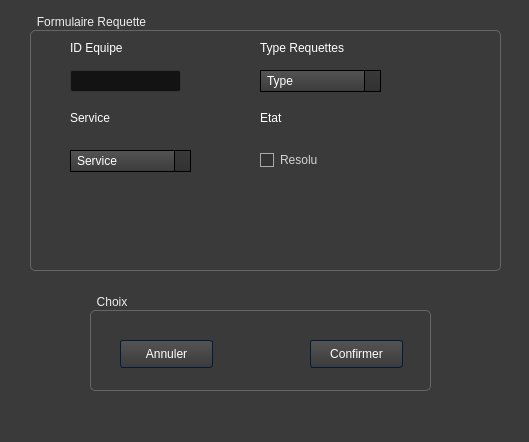
<?xml version="1.0" encoding="UTF-8"?>
<ui version="4.0">
 <class>ModW</class>
 <widget class="QDialog" name="ModW">
  <property name="geometry">
   <rect>
    <x>0</x>
    <y>0</y>
    <width>529</width>
    <height>442</height>
   </rect>
  </property>
  <property name="windowTitle">
   <string>Dialog</string>
  </property>
  <property name="styleSheet">
   <string notr="true">/*-----QWidget-----*/
QWidget
{
	background-color: #3a3a3a;
	color: #fff;
	selection-background-color: #b78620;
	selection-color: #000;

}


/*-----QLabel-----*/
QLabel
{
	background-color: transparent;
	color: #fff;

}


/*-----QMenuBar-----*/
QMenuBar 
{
	background-color: qlineargradient(spread:repeat, x1:1, y1:0, x2:1, y2:1, stop:0 rgba(57, 57, 57, 255),stop:1 rgba(50, 50, 50, 255));
	border: 1px solid #000;
	color: #fff;

}


QMenuBar::item 
{
	background-color: transparent;

}


QMenuBar::item:selected 
{
	background-color: rgba(183, 134, 32, 20%);
	border: 1px solid #b78620;
	color: #fff;

}


QMenuBar::item:pressed 
{
	background-color: rgb(183, 134, 32);
	border: 1px solid #b78620;
	color: #fff;

}


/*-----QMenu-----*/
QMenu
{
    background-color: qlineargradient(spread:repeat, x1:1, y1:0, x2:1, y2:1, stop:0 rgba(57, 57, 57, 255),stop:1 rgba(50, 50, 50, 255));
    border: 1px solid #222;
    padding: 4px;
	color: #fff;

}


QMenu::item
{
    background-color: transparent;
    padding: 2px 20px 2px 20px;

}


QMenu::separator
{
   	background-color: rgb(183, 134, 32);
	height: 1px;

}


QMenu::item:disabled
{
    color: #555;
    background-color: transparent;
    padding: 2px 20px 2px 20px;

}


QMenu::item:selected
{
	background-color: rgba(183, 134, 32, 20%);
	border: 1px solid #b78620;
	color: #fff;

}


/*-----QToolBar-----*/
QToolBar
{
	background-color: qlineargradient(spread:repeat, x1:1, y1:0, x2:1, y2:1, stop:0 rgba(69, 69, 69, 255),stop:1 rgba(58, 58, 58, 255));
	border-top: none;
	border-bottom: 1px solid #4f4f4f;
	border-left: 1px solid #4f4f4f;
	border-right: 1px solid #4f4f4f;

}


QToolBar::separator
{
	background-color: #2e2e2e;
	width: 1px;

}


/*-----QToolButton-----*/
QToolButton 
{
	background-color: transparent;
	color: #fff;
	padding: 5px;
	padding-left: 8px;
	padding-right: 8px;
	margin-left: 1px;
}


QToolButton:hover
{
	background-color: rgba(183, 134, 32, 20%);
	border: 1px solid #b78620;
	color: #fff;
	
}


QToolButton:pressed
{
	background-color: qlineargradient(spread:repeat, x1:1, y1:0, x2:1, y2:1, stop:0 rgba(57, 57, 57, 255),stop:1 rgba(50, 50, 50, 255));
	border: 1px solid #b78620;

}


QToolButton:checked
{
	background-color: qlineargradient(spread:repeat, x1:1, y1:0, x2:1, y2:1, stop:0 rgba(57, 57, 57, 255),stop:1 rgba(50, 50, 50, 255));
	border: 1px solid #222;
}


/*-----QPushButton-----*/
QPushButton
{
	background-color: qlineargradient(spread:repeat, x1:1, y1:0, x2:1, y2:1, stop:0 rgba(84, 84, 84, 255),stop:1 rgba(59, 59, 59, 255));
	color: #ffffff;
	min-width: 80px;
	border-style: solid;
	border-width: 1px;
	border-radius: 3px;
	border-color: #051a39;
	padding: 5px;

}


QPushButton::flat
{
	background-color: transparent;
	border: none;
	color: #fff;

}


QPushButton::disabled
{
	background-color: #404040;
	color: #656565;
	border-color: #051a39;

}


QPushButton::hover
{
	background-color: rgba(183, 134, 32, 20%);
	border: 1px solid #b78620;

}


QPushButton::pressed
{
	background-color: qlineargradient(spread:repeat, x1:1, y1:0, x2:1, y2:1, stop:0 rgba(74, 74, 74, 255),stop:1 rgba(49, 49, 49, 255));
	border: 1px solid #b78620;

}


QPushButton::checked
{
	background-color: qlineargradient(spread:repeat, x1:1, y1:0, x2:1, y2:1, stop:0 rgba(74, 74, 74, 255),stop:1 rgba(49, 49, 49, 255));
	border: 1px solid #222;

}


/*-----QLineEdit-----*/
QLineEdit
{
	background-color: #131313;
	color : #eee;
	border: 1px solid #343434;
	border-radius: 2px;
	padding: 3px;
	padding-left: 5px;

}


/*-----QPlainTExtEdit-----*/
QPlainTextEdit
{
	background-color: #131313;
	color : #eee;
	border: 1px solid #343434;
	border-radius: 2px;
	padding: 3px;
	padding-left: 5px;

}


/*-----QTabBar-----*/
QTabBar::tab
{
	background-color: qlineargradient(spread:repeat, x1:1, y1:0, x2:1, y2:1, stop:0 rgba(84, 84, 84, 255),stop:1 rgba(59, 59, 59, 255));
	color: #ffffff;
	border-style: solid;
	border-width: 1px;
	border-color: #666;
	border-bottom: none;
	padding: 5px;
	padding-left: 15px;
	padding-right: 15px;

}


QTabWidget::pane 
{
	background-color: red;
	border: 1px solid #666;
	top: 1px;

}


QTabBar::tab:last
{
	margin-right: 0; 

}


QTabBar::tab:first:!selected
{
	background-color: #0c0c0d;
	margin-left: 0px;

}


QTabBar::tab:!selected
{
	color: #b1b1b1;
	border-bottom-style: solid;
	background-color: #0c0c0d;

}


QTabBar::tab:selected
{
	margin-bottom: 0px;

}


QTabBar::tab:!selected:hover
{
	border-top-color: #b78620;

}


/*-----QComboBox-----*/
QComboBox
{
    background-color: qlineargradient(spread:repeat, x1:1, y1:0, x2:1, y2:1, stop:0 rgba(84, 84, 84, 255),stop:1 rgba(59, 59, 59, 255));
    border: 1px solid #000;
    padding-left: 6px;
    color: #ffffff;
    height: 20px;

}


QComboBox::disabled
{
	background-color: #404040;
	color: #656565;
	border-color: #051a39;

}


QComboBox:on
{
    background-color: #b78620;
	color: #000;

}


QComboBox QAbstractItemView
{
    background-color: #383838;
    color: #ffffff;
    border: 1px solid black;
    selection-background-color: #b78620;
    outline: 0;

}


QComboBox::drop-down
{
	background-color: qlineargradient(spread:repeat, x1:1, y1:0, x2:1, y2:1, stop:0 rgba(57, 57, 57, 255),stop:1 rgba(50, 50, 50, 255));
    subcontrol-origin: padding;
    subcontrol-position: top right;
    width: 15px;
    border-left-width: 1px;
    border-left-color: black;
    border-left-style: solid; 

}


QComboBox::down-arrow
{
    image: url(://arrow-down.png);
    width: 8px;
    height: 8px;
}


/*-----QSpinBox &amp; QDateTimeEdit-----*/
QSpinBox,
QDateTimeEdit 
{
    background-color: #131313;
	color : #eee;
	border: 1px solid #343434;
	padding: 3px;
	padding-left: 5px;
    border-radius : 2px;

}


QSpinBox::up-button, 
QDateTimeEdit::up-button
{
	border-top-right-radius:2px;
	background-color: #777777;
    width: 16px; 
    border-width: 1px;

}


QSpinBox::up-button:hover, 
QDateTimeEdit::up-button:hover
{
	background-color: #585858;

}


QSpinBox::up-button:pressed, 
QDateTimeEdit::up-button:pressed
{
	background-color: #252525;
    width: 16px; 
    border-width: 1px;

}


QSpinBox::up-arrow,
QDateTimeEdit::up-arrow
{
    image: url(://arrow-up.png);
    width: 7px;
    height: 7px;

}


QSpinBox::down-button, 
QDateTimeEdit::down-button
{
	border-bottom-right-radius:2px;
	background-color: #777777;
    width: 16px; 
    border-width: 1px;

}


QSpinBox::down-button:hover, 
QDateTimeEdit::down-button:hover
{
	background-color: #585858;

}


QSpinBox::down-button:pressed, 
QDateTimeEdit::down-button:pressed
{
	background-color: #252525;
    width: 16px; 
    border-width: 1px;

}


QSpinBox::down-arrow,
QDateTimeEdit::down-arrow
{
    image: url(://arrow-down.png);
    width: 7px;
    height: 7px;

}


/*-----QGroupBox-----*/
QGroupBox 
{
    border: 1px solid;
    border-color: #666666;
	border-radius: 5px;
    margin-top: 20px;

}


QGroupBox::title  
{
    background-color: transparent;
    color: #eee;
    subcontrol-origin: margin;
    padding: 5px;
	border-top-left-radius: 3px;
	border-top-right-radius: 3px;

}


/*-----QHeaderView-----*/
QHeaderView::section
{
    background-color: qlineargradient(spread:repeat, x1:1, y1:0, x2:1, y2:1, stop:0 rgba(60, 60, 60, 255),stop:1 rgba(50, 50, 50, 255));
	border: 1px solid #000;
    color: #fff;
    text-align: left;
	padding: 4px;
	
}


QHeaderView::section:disabled
{
    background-color: #525251;
    color: #656565;

}


QHeaderView::section:checked
{
    background-color: qlineargradient(spread:repeat, x1:1, y1:0, x2:1, y2:1, stop:0 rgba(60, 60, 60, 255),stop:1 rgba(50, 50, 50, 255));
    color: #fff;

}


QHeaderView::section::vertical::first,
QHeaderView::section::vertical::only-one
{
    border-top: 1px solid #353635;

}


QHeaderView::section::vertical
{
    border-top: 1px solid #353635;

}


QHeaderView::section::horizontal::first,
QHeaderView::section::horizontal::only-one
{
    border-left: 1px solid #353635;

}


QHeaderView::section::horizontal
{
    border-left: 1px solid #353635;

}


QTableCornerButton::section
{
    background-color: qlineargradient(spread:repeat, x1:1, y1:0, x2:1, y2:1, stop:0 rgba(60, 60, 60, 255),stop:1 rgba(50, 50, 50, 255));
	border: 1px solid #000;
    color: #fff;

}


/*-----QTreeWidget-----*/
QTreeView
{
	show-decoration-selected: 1;
	alternate-background-color: #3a3a3a;
	selection-color: #fff;
	background-color: #2d2d2d;
	border: 1px solid gray;
	padding-top : 5px;
	color: #fff;
	font: 8pt;

}


QTreeView::item:selected
{
	color:#fff;
	background-color: #b78620;
	border-radius: 0px;

}


QTreeView::item:!selected:hover
{
    background-color: #262626;
    border: none;
    color: white;

}


QTreeView::branch:has-children:!has-siblings:closed,
QTreeView::branch:closed:has-children:has-siblings 
{
	image: url(://tree-closed.png);

}


QTreeView::branch:open:has-children:!has-siblings,
QTreeView::branch:open:has-children:has-siblings  
{
	image: url(://tree-open.png);

}


/*-----QListView-----*/
QListView 
{
	background-color: qlineargradient(spread:repeat, x1:1, y1:0, x2:1, y2:1, stop:0 rgba(83, 83, 83, 255),stop:0.293269 rgba(81, 81, 81, 255),stop:0.634615 rgba(79, 79, 79, 255),stop:1 rgba(83, 83, 83, 255));
    border : none;
    color: white;
    show-decoration-selected: 1; 
    outline: 0;
	border: 1px solid gray;

}


QListView::disabled 
{
	background-color: #656565;
	color: #1b1b1b;
    border: 1px solid #656565;

}


QListView::item 
{
	background-color: #2d2d2d;
    padding: 1px;

}


QListView::item:alternate 
{
    background-color: #3a3a3a;

}


QListView::item:selected 
{
	background-color: #b78620;
	border: 1px solid #b78620;
	color: #fff;

}


QListView::item:selected:!active 
{
	background-color: #b78620;
	border: 1px solid #b78620;
	color: #fff;

}


QListView::item:selected:active 
{
	background-color: #b78620;
	border: 1px solid #b78620;
	color: #fff;

}


QListView::item:hover {
    background-color: #262626;
    border: none;
    color: white;

}


/*-----QCheckBox-----*/
QCheckBox
{
	background-color: transparent;
    color: lightgray;
	border: none;

}


QCheckBox::indicator
{
    background-color: #323232;
    border: 1px solid darkgray;
    width: 12px;
    height: 12px;

}


QCheckBox::indicator:checked
{
    image:url(&quot;./ressources/check.png&quot;);
	background-color: #b78620;
    border: 1px solid #3a546e;

}


QCheckBox::indicator:unchecked:hover
{
	border: 1px solid #b78620; 

}


QCheckBox::disabled
{
	color: #656565;

}


QCheckBox::indicator:disabled
{
	background-color: #656565;
	color: #656565;
    border: 1px solid #656565;

}

/*-----QSlider-----*/
QSlider::groove:horizontal 
{
	background-color: transparent;
	height: 3px;

}


QSlider::sub-page:horizontal 
{
	background-color: #b78620;

}


QSlider::add-page:horizontal 
{
	background-color: #131313;

}


QSlider::handle:horizontal 
{
	background-color: #b78620;
	width: 14px;
	margin-top: -6px;
	margin-bottom: -6px;
	border-radius: 6px;

}


QSlider::handle:horizontal:hover 
{
	background-color: #d89e25;
	border-radius: 6px;

}


QSlider::sub-page:horizontal:disabled 
{
	background-color: #bbb;
	border-color: #999;

}


QSlider::add-page:horizontal:disabled 
{
	background-color: #eee;
	border-color: #999;

}


QSlider::handle:horizontal:disabled 
{
	background-color: #eee;
	border: 1px solid #aaa;
	border-radius: 3px;

}


/*-----QScrollBar-----*/
QScrollBar:horizontal
{
    border: 1px solid #222222;
    background-color: #3d3d3d;
    height: 15px;
    margin: 0px 16px 0 16px;

}


QScrollBar::handle:horizontal
{
	background-color: qlineargradient(spread:repeat, x1:1, y1:0, x2:1, y2:1, stop:0 rgba(97, 97, 97, 255),stop:1 rgba(90, 90, 90, 255));
	border: 1px solid #2d2d2d;
    min-height: 20px;

}


QScrollBar::add-line:horizontal
{
	background-color: qlineargradient(spread:repeat, x1:1, y1:0, x2:1, y2:1, stop:0 rgba(97, 97, 97, 255),stop:1 rgba(90, 90, 90, 255));
	border: 1px solid #2d2d2d;
    width: 15px;
    subcontrol-position: right;
    subcontrol-origin: margin;

}


QScrollBar::sub-line:horizontal
{
	background-color: qlineargradient(spread:repeat, x1:1, y1:0, x2:1, y2:1, stop:0 rgba(97, 97, 97, 255),stop:1 rgba(90, 90, 90, 255));
	border: 1px solid #2d2d2d;
    width: 15px;
    subcontrol-position: left;
    subcontrol-origin: margin;

}


QScrollBar::right-arrow:horizontal
{
    image: url(://arrow-right.png);
    width: 6px;
    height: 6px;

}


QScrollBar::left-arrow:horizontal
{
    image: url(://arrow-left.png);
    width: 6px;
    height: 6px;

}


QScrollBar::add-page:horizontal, QScrollBar::sub-page:horizontal
{
    background: none;

}


QScrollBar:vertical
{
    background-color: #3d3d3d;
    width: 16px;
	border: 1px solid #2d2d2d;
    margin: 16px 0px 16px 0px;

}


QScrollBar::handle:vertical
{
    background-color: qlineargradient(spread:repeat, x1:1, y1:0, x2:1, y2:1, stop:0 rgba(97, 97, 97, 255),stop:1 rgba(90, 90, 90, 255));
	border: 1px solid #2d2d2d;
    min-height: 20px;

}


QScrollBar::add-line:vertical
{
	background-color: qlineargradient(spread:repeat, x1:1, y1:0, x2:1, y2:1, stop:0 rgba(97, 97, 97, 255),stop:1 rgba(90, 90, 90, 255));
	border: 1px solid #2d2d2d;
    height: 15px;
    subcontrol-position: bottom;
    subcontrol-origin: margin;

}


QScrollBar::sub-line:vertical
{
	background-color: qlineargradient(spread:repeat, x1:1, y1:0, x2:1, y2:1, stop:0 rgba(97, 97, 97, 255),stop:1 rgba(90, 90, 90, 255));
	border: 1px solid #2d2d2d;
    height: 15px;
    subcontrol-position: top;
    subcontrol-origin: margin;

}


QScrollBar::up-arrow:vertical
{
    image: url(://arrow-up.png);
    width: 6px;
    height: 6px;

}


QScrollBar::down-arrow:vertical
{
    image: url(://arrow-down.png);
    width: 6px;
    height: 6px;

}


QScrollBar::add-page:vertical, QScrollBar::sub-page:vertical
{
    background: none;

}</string>
  </property>
  <widget class="QGroupBox" name="groupBox">
   <property name="geometry">
    <rect>
     <x>30</x>
     <y>10</y>
     <width>471</width>
     <height>261</height>
    </rect>
   </property>
   <property name="title">
    <string>Formulaire Requette</string>
   </property>
   <widget class="QComboBox" name="ModRqServ">
    <property name="geometry">
     <rect>
      <x>40</x>
      <y>140</y>
      <width>121</width>
      <height>22</height>
     </rect>
    </property>
    <item>
     <property name="text">
      <string>Service</string>
     </property>
    </item>
    <item>
     <property name="text">
      <string>Urgence</string>
     </property>
    </item>
    <item>
     <property name="text">
      <string>Pediatrie</string>
     </property>
    </item>
    <item>
     <property name="text">
      <string>Secretariat</string>
     </property>
    </item>
    <item>
     <property name="text">
      <string>Neurologie</string>
     </property>
    </item>
    <item>
     <property name="text">
      <string>Cardio</string>
     </property>
    </item>
    <item>
     <property name="text">
      <string>Psychiatrie</string>
     </property>
    </item>
   </widget>
   <widget class="QComboBox" name="ModRqType">
    <property name="geometry">
     <rect>
      <x>230</x>
      <y>60</y>
      <width>121</width>
      <height>22</height>
     </rect>
    </property>
    <item>
     <property name="text">
      <string>Type</string>
     </property>
    </item>
    <item>
     <property name="text">
      <string>Preventive</string>
     </property>
    </item>
    <item>
     <property name="text">
      <string>Curative</string>
     </property>
    </item>
    <item>
     <property name="text">
      <string>Urgente</string>
     </property>
    </item>
   </widget>
   <widget class="QLineEdit" name="ModRqIdEq">
    <property name="geometry">
     <rect>
      <x>40</x>
      <y>60</y>
      <width>111</width>
      <height>22</height>
     </rect>
    </property>
   </widget>
   <widget class="QCheckBox" name="ModRqEtat">
    <property name="geometry">
     <rect>
      <x>230</x>
      <y>140</y>
      <width>83</width>
      <height>20</height>
     </rect>
    </property>
    <property name="text">
     <string>Resolu</string>
    </property>
   </widget>
   <widget class="QLabel" name="label_2">
    <property name="geometry">
     <rect>
      <x>40</x>
      <y>30</y>
      <width>56</width>
      <height>16</height>
     </rect>
    </property>
    <property name="text">
     <string>ID Equipe</string>
    </property>
   </widget>
   <widget class="QLabel" name="label_3">
    <property name="geometry">
     <rect>
      <x>40</x>
      <y>100</y>
      <width>56</width>
      <height>16</height>
     </rect>
    </property>
    <property name="text">
     <string>Service</string>
    </property>
   </widget>
   <widget class="QLabel" name="label_5">
    <property name="geometry">
     <rect>
      <x>230</x>
      <y>30</y>
      <width>91</width>
      <height>16</height>
     </rect>
    </property>
    <property name="text">
     <string>Type Requettes</string>
    </property>
   </widget>
   <widget class="QLabel" name="label_7">
    <property name="geometry">
     <rect>
      <x>230</x>
      <y>100</y>
      <width>56</width>
      <height>16</height>
     </rect>
    </property>
    <property name="text">
     <string>Etat</string>
    </property>
   </widget>
  </widget>
  <widget class="QGroupBox" name="groupBox_2">
   <property name="geometry">
    <rect>
     <x>90</x>
     <y>290</y>
     <width>341</width>
     <height>101</height>
    </rect>
   </property>
   <property name="title">
    <string>Choix</string>
   </property>
   <widget class="QPushButton" name="ConfirmModif">
    <property name="geometry">
     <rect>
      <x>220</x>
      <y>50</y>
      <width>93</width>
      <height>28</height>
     </rect>
    </property>
    <property name="text">
     <string>Confirmer</string>
    </property>
   </widget>
   <widget class="QPushButton" name="CancelModif">
    <property name="geometry">
     <rect>
      <x>30</x>
      <y>50</y>
      <width>93</width>
      <height>28</height>
     </rect>
    </property>
    <property name="text">
     <string>Annuler</string>
    </property>
   </widget>
  </widget>
 </widget>
 <resources/>
 <connections/>
</ui>
